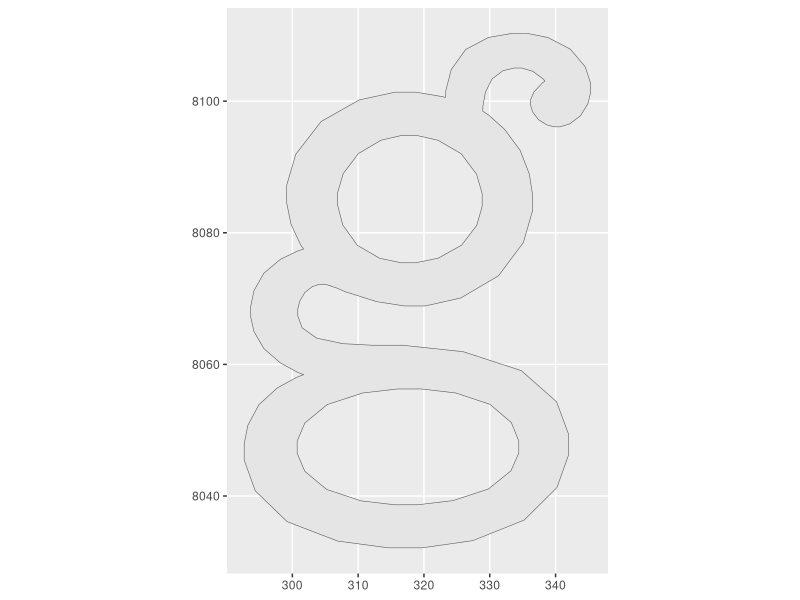
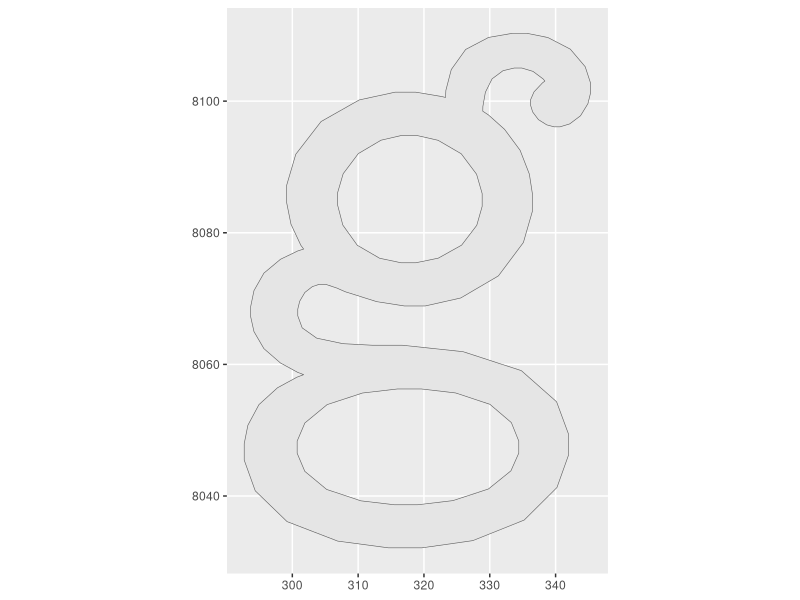

Source code (R) for these figures, in order:
library(tidyverse)
library(sf)

one_letter <- tibble::tibble(
  x = c(317.422, 315.605, 310.16, 304.367, 300.527, 299.141, 299.141, 299.141, 299.797, 301.297, 301.719, 300.805, 298.199, 295.684, 294.172, 293.672, 293.672, 293.672, 294.172, 295.684, 298.199, 300.805, 301.719, 300.684, 297.75, 294.93, 293.246, 292.688, 292.688, 292.688, 294.367, 299.203, 306.891, 314.566, 317.125, 319.695, 327.41, 335.234, 340.207, 341.953, 341.953, 341.953, 340.152, 334.797, 325.941, 316.715, 313.641, 312.145, 307.656, 303.695, 301.5, 300.828, 300.828, 300.828, 301.121, 301.906, 303.047, 304.066, 304.406, 305.078, 306.82, 307.094, 308.059, 312.82, 317.008, 318.406, 320.199, 325.586, 331.316, 335.109, 336.484, 336.484, 336.484, 336.016, 334.609, 332.25, 329.828, 328.938, 328.953, 329.332, 330.355, 332.008, 333.723, 334.297, 334.863, 336.563, 338.102, 338.375, 338.004, 336.723, 336.188, 336.188, 336.188, 336.516, 337.395, 338.664, 339.793, 340.172, 340.664, 342.148, 343.793, 344.91, 345.328, 345.328, 345.328, 344.5, 342.234, 338.832, 335.664, 334.609, 333.41, 329.813, 326.332, 324.152, 323.328, 323.281, 322.734, 318.75, 317.422, 317.422, 317.719, 318.82, 322.137, 325.664, 327.996, 328.844, 328.844, 328.844, 328.023, 325.723, 322.172, 318.75, 317.609, 316.52, 313.258, 309.871, 307.672, 306.891, 306.891, 306.891, 307.727, 310.031, 313.469, 316.656, 317.719, 317.719, 317.813, 319.559, 324.809, 330.023, 333.281, 334.406, 334.406, 334.406, 333.215, 329.797, 324.387, 319.008, 317.219, 315.516, 310.41, 305.215, 301.898, 300.734, 300.734, 300.734, 301.906, 305.289, 310.66, 316.023, 317.813, 317.813),
  y = c(8101.36, 8101.36, 8100.18, 8096.9, 8091.93, 8087.22, 8085.66, 8084.56, 8081.29, 8078.09, 8077.52, 8077.23, 8075.97, 8073.87, 8071.21, 8068.79, 8067.98, 8067.23, 8064.98, 8062.39, 8060.21, 8058.79, 8058.44, 8058.05, 8056.45, 8053.89, 8050.75, 8047.95, 8047.02, 8045.46, 8040.79, 8036.11, 8033.15, 8032.13, 8032.13, 8032.13, 8033.22, 8036.35, 8041.29, 8046.18, 8047.81, 8049.44, 8054.32, 8059.05, 8061.93, 8062.91, 8062.91, 8062.91, 8063.15, 8063.99, 8065.55, 8067.38, 8067.98, 8068.39, 8069.6, 8070.93, 8071.82, 8072.16, 8072.16, 8072.16, 8071.58, 8071.45, 8071.03, 8069.53, 8068.88, 8068.88, 8068.88, 8070.09, 8073.45, 8078.52, 8083.29, 8084.88, 8085.88, 8088.91, 8092.53, 8095.71, 8097.88, 8098.47, 8099.19, 8101.34, 8103.39, 8104.62, 8105.03, 8105.03, 8105.03, 8104.52, 8103.37, 8103.05, 8102.77, 8101.41, 8100.18, 8099.77, 8099.41, 8098.35, 8097.18, 8096.39, 8096.09, 8096.09, 8096.09, 8096.54, 8097.78, 8099.61, 8101.3, 8101.86, 8102.7, 8105.23, 8107.9, 8109.66, 8110.3, 8110.3, 8110.3, 8109.68, 8107.85, 8104.8, 8101.63, 8100.56, 8100.69, 8101.36, 8101.36, 8101.36, 8094.8, 8094.8, 8094.05, 8092, 8088.89, 8085.95, 8084.97, 8084.01, 8081.13, 8078.12, 8076.14, 8075.44, 8075.44, 8075.44, 8076.13, 8078.1, 8081.17, 8084.17, 8085.17, 8086.12, 8088.97, 8092.03, 8094.06, 8094.8, 8094.8, 8094.8, 8056.27, 8056.27, 8055.66, 8053.93, 8051.15, 8048.35, 8047.42, 8046.52, 8043.83, 8041.07, 8039.3, 8038.67, 8038.67, 8038.67, 8039.27, 8041, 8043.75, 8046.5, 8047.42, 8048.34, 8051.1, 8053.89, 8055.65, 8056.27, 8056.27, 8056.27),
  id = c(1, 1, 1, 1, 1, 1, 1, 1, 1, 1, 1, 1, 1, 1, 1, 1, 1, 1, 1, 1, 1, 1, 1, 1, 1, 1, 1, 1, 1, 1, 1, 1, 1, 1, 1, 1, 1, 1, 1, 1, 1, 1, 1, 1, 1, 1, 1, 1, 1, 1, 1, 1, 1, 1, 1, 1, 1, 1, 1, 1, 1, 1, 1, 1, 1, 1, 1, 1, 1, 1, 1, 1, 1, 1, 1, 1, 1, 1, 1, 1, 1, 1, 1, 1, 1, 1, 1, 1, 1, 1, 1, 1, 1, 1, 1, 1, 1, 1, 1, 1, 1, 1, 1, 1, 1, 1, 1, 1, 1, 1, 1, 1, 1, 1, 1, 1, 1, 1, 1, 1, 1, 1, 1, 1, 1, 1, 1, 1, 1, 1, 1, 1, 1, 1, 1, 1, 1, 1, 1, 1, 1, 1, 1, 1, 1, 1, 1, 1, 1, 1, 1, 1, 1, 1, 1, 1, 1, 1, 1, 1, 1, 1, 1, 1, 1, 1, 1, 1, 1, 1, 1, 1),
  section = c(1L, 1L, 1L, 1L, 1L, 1L, 1L, 1L, 1L, 1L, 1L, 1L, 1L, 1L, 1L, 1L, 1L, 1L, 1L, 1L, 1L, 1L, 1L, 1L, 1L, 1L, 1L, 1L, 1L, 1L, 1L, 1L, 1L, 1L, 1L, 1L, 1L, 1L, 1L, 1L, 1L, 1L, 1L, 1L, 1L, 1L, 1L, 1L, 1L, 1L, 1L, 1L, 1L, 1L, 1L, 1L, 1L, 1L, 1L, 1L, 1L, 1L, 1L, 1L, 1L, 1L, 1L, 1L, 1L, 1L, 1L, 1L, 1L, 1L, 1L, 1L, 1L, 1L, 1L, 1L, 1L, 1L, 1L, 1L, 1L, 1L, 1L, 1L, 1L, 1L, 1L, 1L, 1L, 1L, 1L, 1L, 1L, 1L, 1L, 1L, 1L, 1L, 1L, 1L, 1L, 1L, 1L, 1L, 1L, 1L, 1L, 1L, 1L, 1L, 1L, 1L, 1L, 1L, 1L, 1L, 2L, 2L, 2L, 2L, 2L, 2L, 2L, 2L, 2L, 2L, 2L, 2L, 2L, 2L, 2L, 2L, 2L, 2L, 2L, 2L, 2L, 2L, 2L, 2L, 2L, 2L, 3L, 3L, 3L, 3L, 3L, 3L, 3L, 3L, 3L, 3L, 3L, 3L, 3L, 3L, 3L, 3L, 3L, 3L, 3L, 3L, 3L, 3L, 3L, 3L, 3L, 3L)
)

one_letter %>%
  group_by(section) %>%
  group_split() %>%
  map(~ select(.x, x, y) %>% as.matrix) %>%
  st_polygon() %>%
  st_sfc() %>%
  st_sf() %>%
  ggplot() +
  geom_sf()

one_letter %>%
  st_as_sf(coords = c("x", "y")) %>%
  group_by(section) %>%
  summarise(do_union = FALSE) %>%
  st_cast("POLYGON") %>%
  mutate(hole = section > 1) %>%
  group_by(hole) %>%
  summarise(do_union = FALSE) %>%
  st_intersection() %>%
  filter(origins == "1") %>%
  ggplot() +
  geom_sf()
